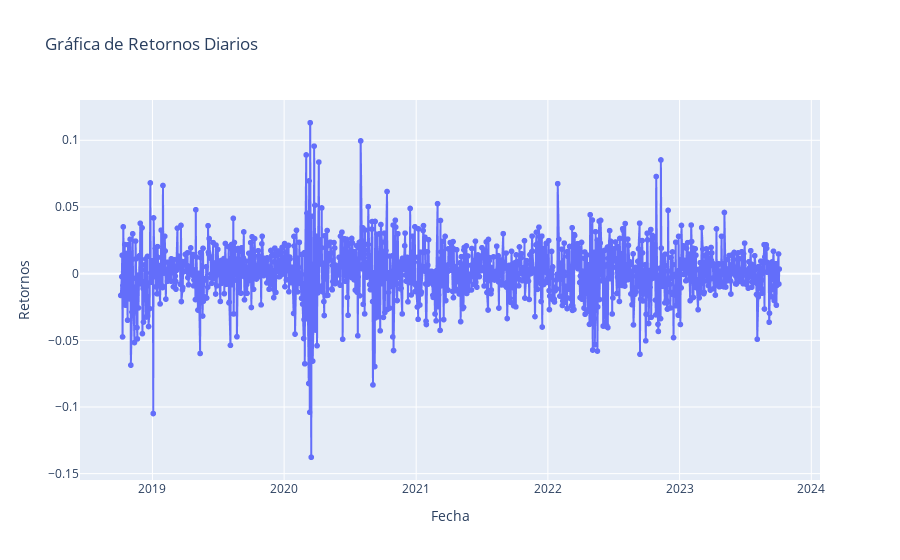

The notebook cell saved with this chart:
### Code cell
# Crear una figura interactiva de Plotly
fig = px.line(ret_df, x=ret_df.index.values, y='Close', title='Gráfica de Retornos Diarios')

# Personaliza el diseño de la gráfica
fig.update_layout(
    xaxis_title='Fecha',
    yaxis_title='Retornos',
    template='plotly',  # Puedes elegir un tema de diseño que te guste
    hovermode='x',  # Muestra información al pasar el cursor sobre la gráfica
    showlegend=True  # Muestra la leyenda si tienes varias líneas
)

# Agregar etiquetas a los puntos de datos
fig.update_traces(mode='markers+lines', hovertemplate='%{y:.2f}')

# Mostrar la gráfica interactiva
fig.show()

### Figure 1 — Plotly figure (JSON) as saved in the notebook; plotly's stock layout.template omitted (floating-point values rounded to 4 significant figures; data arrays with more than 128 entries replaced by an {"elided": "..."} marker saying what was removed)
{"data": [{"hovertemplate": "%{y:.2f}", "legendgroup": "", "line": {"color": "#636efa", "dash": "solid"}, "marker": {"symbol": "circle"}, "mode": "markers+lines", "name": "", "showlegend": false, "type": "scattergl", "x": {"elided": "1257 str values"}, "xaxis": "x", "y": {"elided": "1257 float values"}, "yaxis": "y"}], "layout": {"hovermode": "x", "legend": {"tracegroupgap": 0}, "showlegend": true, "title": {"text": "Gráfica de Retornos Diarios"}, "xaxis": {"anchor": "y", "domain": [0, 1], "title": {"text": "Fecha"}}, "yaxis": {"anchor": "x", "domain": [0, 1], "title": {"text": "Retornos"}}}}
